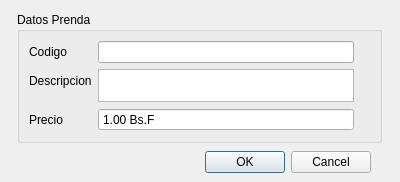
<?xml version="1.0" encoding="UTF-8"?>
<ui version="4.0">
 <class>FormNuevaPrenda</class>
 <widget class="QDialog" name="FormNuevaPrenda">
  <property name="geometry">
   <rect>
    <x>0</x>
    <y>0</y>
    <width>400</width>
    <height>182</height>
   </rect>
  </property>
  <property name="windowTitle">
   <string>Dialog</string>
  </property>
  <widget class="QDialogButtonBox" name="buttonBox">
   <property name="geometry">
    <rect>
     <x>30</x>
     <y>146</y>
     <width>341</width>
     <height>32</height>
    </rect>
   </property>
   <property name="orientation">
    <enum>Qt::Horizontal</enum>
   </property>
   <property name="standardButtons">
    <set>QDialogButtonBox::Cancel|QDialogButtonBox::Ok</set>
   </property>
  </widget>
  <widget class="QGroupBox" name="groupBox">
   <property name="geometry">
    <rect>
     <x>17</x>
     <y>12</y>
     <width>365</width>
     <height>131</height>
    </rect>
   </property>
   <property name="title">
    <string>Datos Prenda</string>
   </property>
   <layout class="QFormLayout" name="formLayout_2">
    <item row="0" column="0">
     <layout class="QFormLayout" name="formLayout">
      <property name="fieldGrowthPolicy">
       <enum>QFormLayout::AllNonFixedFieldsGrow</enum>
      </property>
      <item row="0" column="0">
       <widget class="QLabel" name="codigoLabel">
        <property name="text">
         <string>Codigo</string>
        </property>
       </widget>
      </item>
      <item row="0" column="1">
       <widget class="QLineEdit" name="codigoLineEdit">
        <property name="readOnly">
         <bool>true</bool>
        </property>
       </widget>
      </item>
      <item row="2" column="0">
       <widget class="QLabel" name="precioLabel">
        <property name="text">
         <string>Precio</string>
        </property>
       </widget>
      </item>
      <item row="2" column="1">
       <widget class="QDoubleSpinBox" name="precioDoubleSpinBox">
        <property name="buttonSymbols">
         <enum>QAbstractSpinBox::NoButtons</enum>
        </property>
        <property name="suffix">
         <string> Bs.F</string>
        </property>
        <property name="minimum">
         <double>1.000000000000000</double>
        </property>
        <property name="maximum">
         <double>5000000.000000000000000</double>
        </property>
        <property name="singleStep">
         <double>0.500000000000000</double>
        </property>
       </widget>
      </item>
      <item row="1" column="1">
       <widget class="QPlainTextEdit" name="plainTextEdit">
        <property name="verticalScrollBarPolicy">
         <enum>Qt::ScrollBarAlwaysOff</enum>
        </property>
        <property name="horizontalScrollBarPolicy">
         <enum>Qt::ScrollBarAlwaysOff</enum>
        </property>
        <property name="tabChangesFocus">
         <bool>true</bool>
        </property>
       </widget>
      </item>
      <item row="1" column="0">
       <widget class="QLabel" name="label">
        <property name="text">
         <string>Descripcion</string>
        </property>
       </widget>
      </item>
     </layout>
    </item>
   </layout>
  </widget>
 </widget>
 <tabstops>
  <tabstop>codigoLineEdit</tabstop>
  <tabstop>plainTextEdit</tabstop>
  <tabstop>precioDoubleSpinBox</tabstop>
  <tabstop>buttonBox</tabstop>
 </tabstops>
 <resources/>
 <connections>
  <connection>
   <sender>buttonBox</sender>
   <signal>accepted()</signal>
   <receiver>FormNuevaPrenda</receiver>
   <slot>accept()</slot>
   <hints>
    <hint type="sourcelabel">
     <x>248</x>
     <y>254</y>
    </hint>
    <hint type="destinationlabel">
     <x>157</x>
     <y>274</y>
    </hint>
   </hints>
  </connection>
  <connection>
   <sender>buttonBox</sender>
   <signal>rejected()</signal>
   <receiver>FormNuevaPrenda</receiver>
   <slot>reject()</slot>
   <hints>
    <hint type="sourcelabel">
     <x>316</x>
     <y>260</y>
    </hint>
    <hint type="destinationlabel">
     <x>286</x>
     <y>274</y>
    </hint>
   </hints>
  </connection>
 </connections>
</ui>
